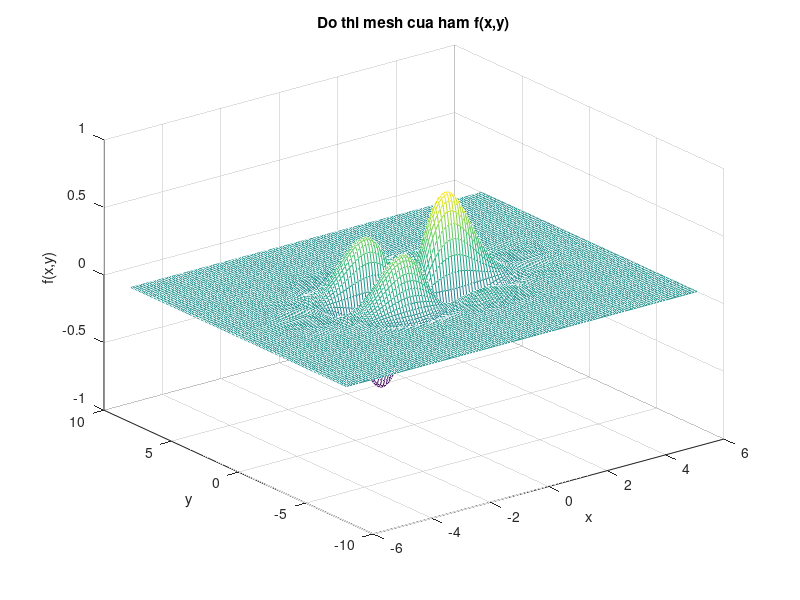
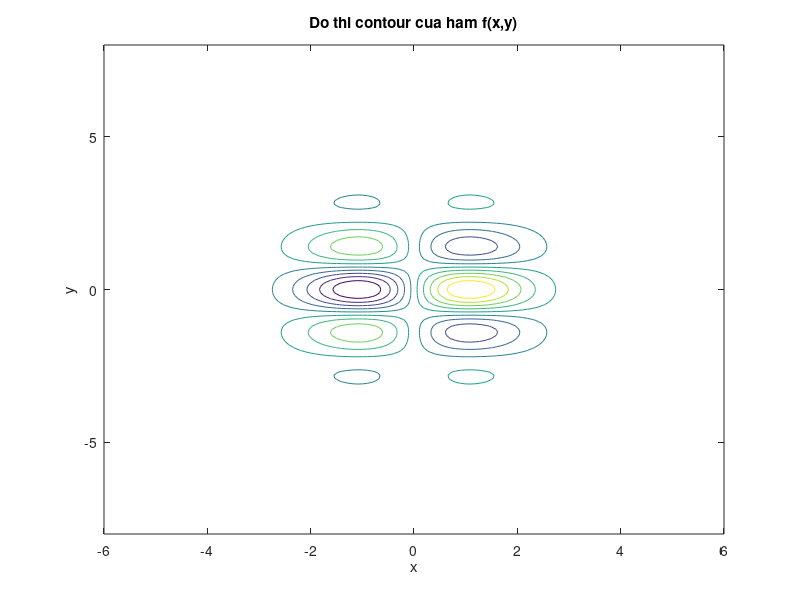

Here is the MATLAB script that generated these plots, in order:
% ===== Bước 1: Tạo lưới tọa độ =====
x = -6:0.1:6;
y = -8:0.1:8;

[X, Y] = meshgrid(x, y);

% ===== Bước 2: Tính giá trị hàm =====
Z = sin(X) .* cos(2*Y) .* exp(-(X.^2 + Y.^2)/4);

% ===== Bước 3: Vẽ đồ thị mesh =====
figure;
mesh(X, Y, Z);
xlabel('x');
ylabel('y');
zlabel('f(x,y)');
title('Do thi mesh cua ham f(x,y)');

% ===== Bước 4: Vẽ đồ thị contour =====
figure;
contour(X, Y, Z);
xlabel('x');
ylabel('y');
title('Do thi contour cua ham f(x,y)');
